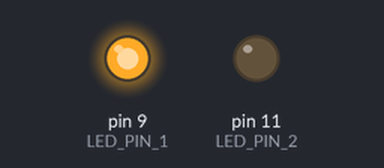
A sketch run on a simulated Arduino Uno, built with avr-gcc and run on an emulated ATmega328P. Shown: output pins drawn as LEDs (lit = HIGH).

Above: at 0.05 s.
At 0.55 s:
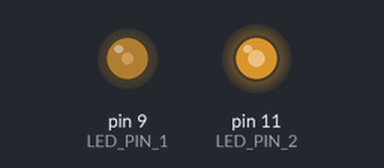
At 0.9 s:
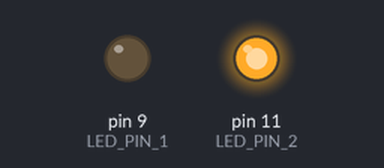
At 1.75 s:
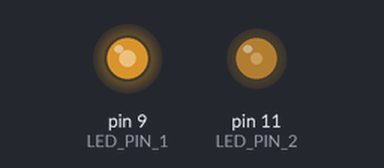
Timing chart, 0 to 4.6 s (numbered marks = the images above):
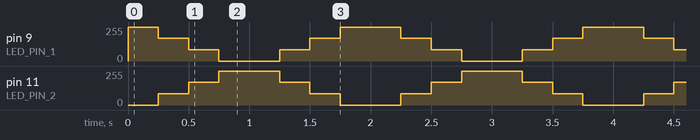

The sketch:

PulseLight.ino
```cpp
#define LED_PIN_1 9
#define LED_PIN_2 11

#define NO_LIGHT 0
#define START_LIGHT 85
#define MID_LIGHT 170
#define MAX_LIGHT 255

int led_max = LED_PIN_1;
int led_min = LED_PIN_2;

void setup()
{
  pinMode(LED_PIN_1, OUTPUT);
  pinMode(LED_PIN_2, OUTPUT);

  analogWrite(led_max, MAX_LIGHT);
  analogWrite(led_min, NO_LIGHT);
}

void loop()
{
  analogWrite(led_max, MAX_LIGHT);
  analogWrite(led_min, NO_LIGHT);
  delay(250);

  analogWrite(led_max, MID_LIGHT);
  analogWrite(led_min, START_LIGHT);
  delay(250);

  analogWrite(led_max, START_LIGHT);
  analogWrite(led_min, MID_LIGHT);
  delay(250);

  analogWrite(led_max, NO_LIGHT);
  analogWrite(led_min, MAX_LIGHT);
  delay(250);

  if (led_max == LED_PIN_1)
  {
    led_max = LED_PIN_2;
    led_min = LED_PIN_1;
  }
  else
  {
    led_max = LED_PIN_1;
    led_min = LED_PIN_2;
  }
}
```

Measured:
- by itself, pin 9 (LED_PIN_1): repeats every 2.0 s: 85/255 0.25 s, 0/255 0.50 s, 85/255 0.25 s, 170/255 0.25 s, 255/255 0.50 s, 170/255 0.25 s
- by itself, pin 11 (LED_PIN_2): repeats every 2.0 s: 170/255 0.25 s, 255/255 0.50 s, 170/255 0.25 s, 85/255 0.25 s, 0/255 0.50 s, 85/255 0.25 s
